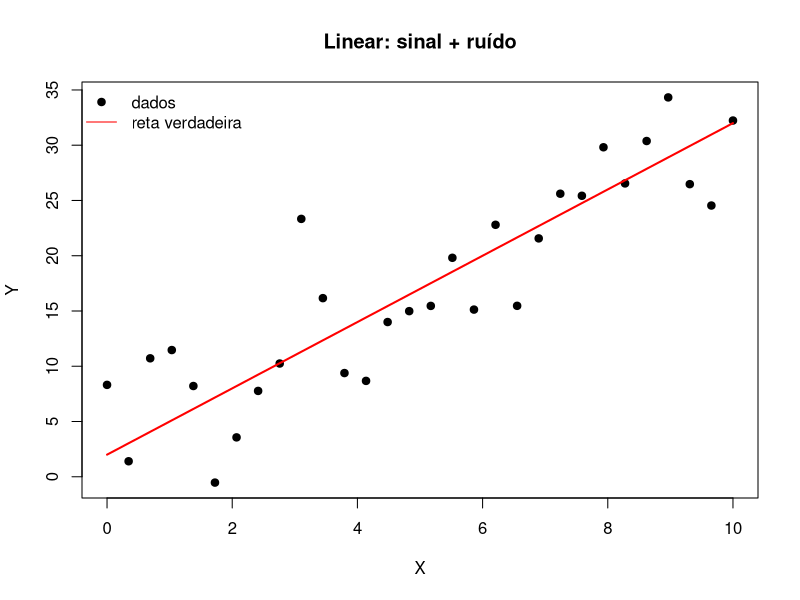
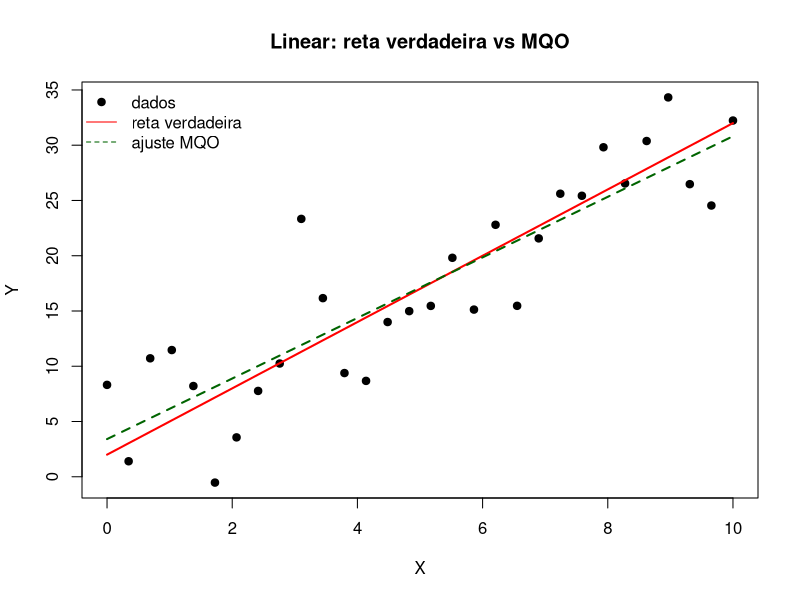
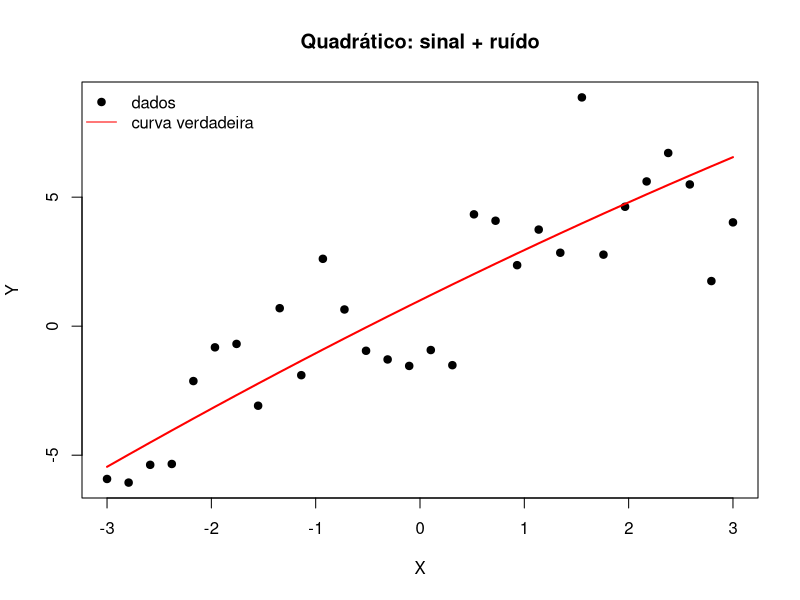
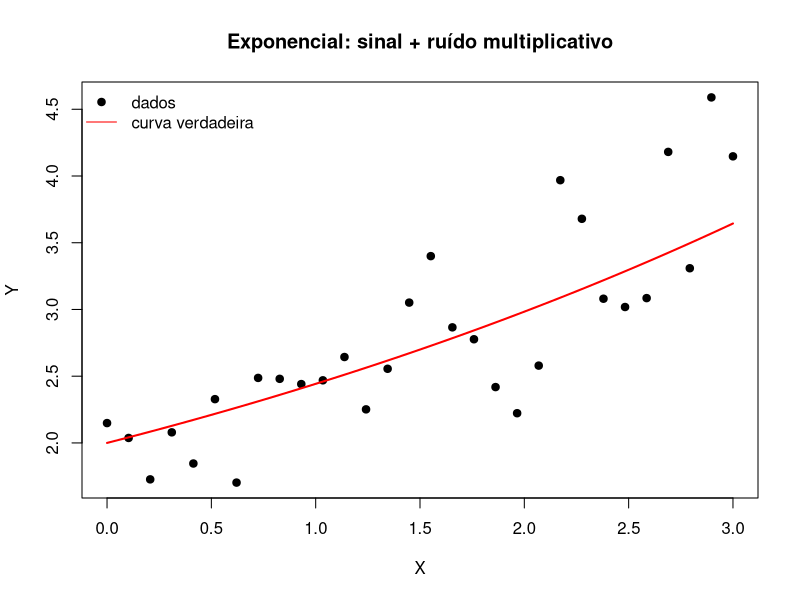
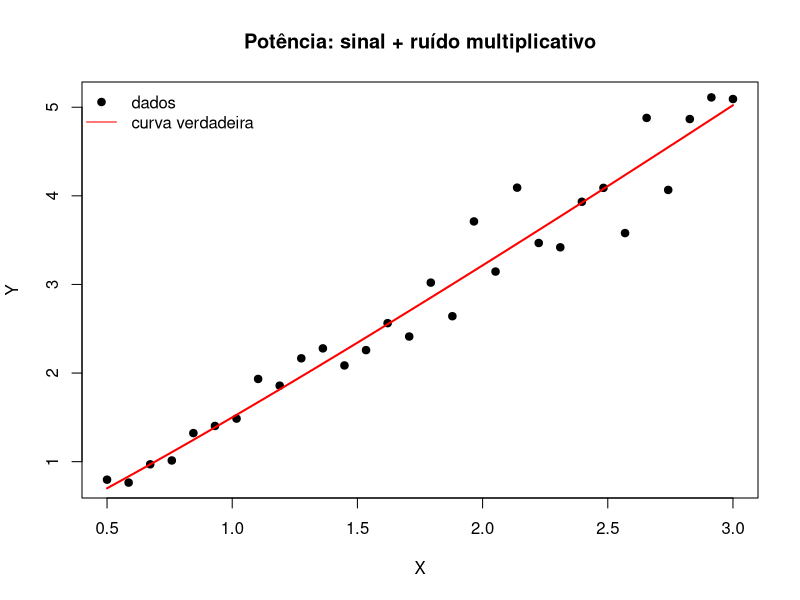
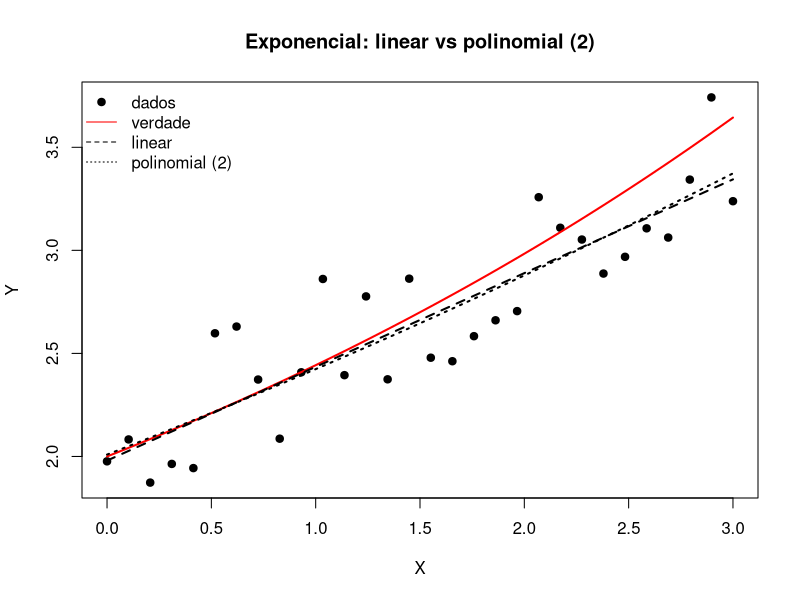
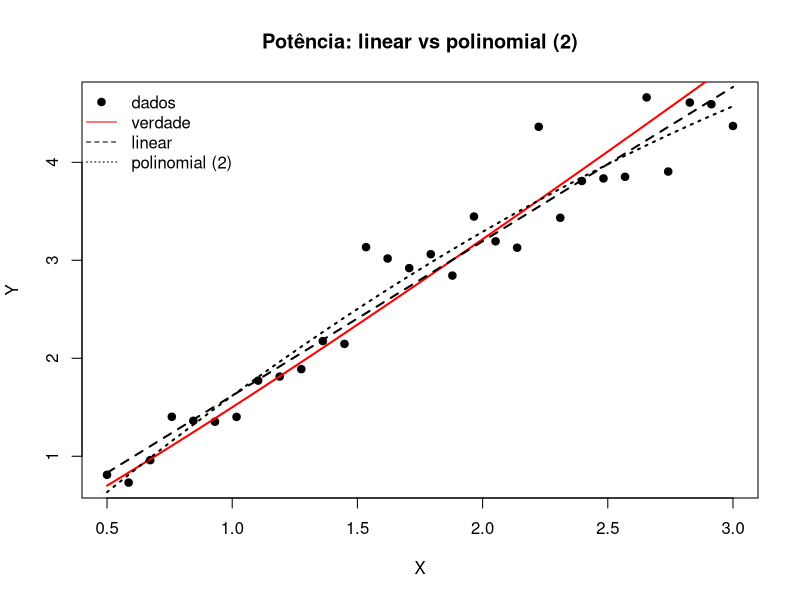

Recreate these plots in R, in order.
## ---- chunk 1
#| label: 2.CHUNK_01
#| echo: true
#| warning: false
#| message: false

# Preparação do ambiente (simples e reprodutível)
set.seed(0)
## ---- chunk 2
#| label: 2.CHUNK_02
#| echo: true
#| warning: false
#| message: false

# 2) Simular dados lineares simples
n <- 30
x <- seq(0, 10, length.out = n)
beta0 <- 2
beta1 <- 3
sigma <- 5

sinal <- beta0 + beta1*x
y <- sinal + rnorm(n, mean = 0, sd = sigma)

# Visualização: pontos + reta verdadeira
plot(x, y, pch = 19, xlab = "X", ylab = "Y",
     main = "Linear: sinal + ruído")
lines(x, sinal, col = "red", lwd = 2)
legend("topleft", legend = c("dados", "reta verdadeira"),
       pch = c(19, NA), lty = c(NA, 1), col = c("black", "red"), bty = "n")

# Correlação
cor_xy <- cor(x, y)
cor_xy
## ---- chunk 3
#| label: 2.CHUNK_03
#| echo: true
#| warning: false
#| message: false

# 3) Ajustar reta por MQO (OLS)
mod_lin <- lm(y ~ x)

# Resumo do ajuste
summary(mod_lin)

# Visualização: dados + reta verdadeira + reta ajustada
plot(x, y, pch = 19, xlab = "X", ylab = "Y",
     main = "Linear: reta verdadeira vs MQO")
lines(x, sinal, col = "red", lwd = 2)
lines(x, fitted(mod_lin), col = "darkgreen", lwd = 2, lty = 2)

legend("topleft",
       legend = c("dados", "reta verdadeira", "ajuste MQO"),
       pch = c(19, NA, NA),
       lty = c(NA, 1, 2),
       col = c("black", "red", "darkgreen"),
       bty = "n")
## ---- chunk 4
#| label: 2.CHUNK_04
#| echo: true
#| warning: false
#| message: false

# 4) Modelo polinomial quadrático (sinal não linear)
n <- 30
x <- seq(-3, 3, length.out = n)
sigma <- 2

sinal <- 1 + 2*x - 0.05*x^2
y <- sinal + rnorm(n, mean = 0, sd = sigma)

# Visualização: pontos + curva verdadeira
plot(x, y, pch = 19, xlab = "X", ylab = "Y",
     main = "Quadrático: sinal + ruído")
lines(x, sinal, col = "red", lwd = 2)
legend("topleft", legend = c("dados", "curva verdadeira"),
       pch = c(19, NA), lty = c(NA, 1), col = c("black", "red"), bty = "n")

# Correlação (linear) pode enganar em relação não linear
cor(x, y)
## ---- chunk 5
#| label: 2.CHUNK_05
#| echo: true
#| warning: false
#| message: false

# 5) Modelo exponencial com ruído multiplicativo
n <- 30
x <- seq(0, 3, length.out = n)

a <- 2
b <- 0.2
sigma_log <- 0.2  # ruído no log (multiplicativo em Y)

sinal <- a * exp(b*x)
y <- sinal * exp(rnorm(n, mean = 0, sd = sigma_log))

# Visualização
plot(x, y, pch = 19, xlab = "X", ylab = "Y",
     main = "Exponencial: sinal + ruído multiplicativo")
lines(x, sinal, col = "red", lwd = 2)
legend("topleft", legend = c("dados", "curva verdadeira"),
       pch = c(19, NA), lty = c(NA, 1), col = c("black", "red"), bty = "n")

# Correlação
cor(x, y)
## ---- chunk 6
#| label: 2.CHUNK_06
#| echo: true
#| warning: false
#| message: false

# 6) Modelo potência com ruído multiplicativo
n <- 30
x <- seq(0.5, 3, length.out = n)

alpha <- 1.5
expoente <- 1.1
sigma_log <- 0.1

sinal <- alpha * (x^expoente)
y <- sinal * exp(rnorm(n, mean = 0, sd = sigma_log))

# Visualização
plot(x, y, pch = 19, xlab = "X", ylab = "Y",
     main = "Potência: sinal + ruído multiplicativo")
lines(x, sinal, col = "red", lwd = 2)
legend("topleft", legend = c("dados", "curva verdadeira"),
       pch = c(19, NA), lty = c(NA, 1), col = c("black", "red"), bty = "n")

# Correlação
cor(x, y)
## ---- chunk 7
#| label: 2.CHUNK_07
#| echo: true
#| warning: false
#| message: false

# 7) Exponencial — comparar ajuste linear vs polinomial (grau 2)
n <- 30
x <- seq(0, 3, length.out = n)

a <- 2.0
b <- 0.2        # depois teste 0.8 e 1.5
sigma_log <- 0.1

sinal <- a * exp(b*x)
y <- sinal * exp(rnorm(n, mean = 0, sd = sigma_log))

# Ajustes
mod_lin <- lm(y ~ x)
mod_poly <- lm(y ~ x + I(x^2))

# Comparação visual
plot(x, y, pch = 19, xlab = "X", ylab = "Y",
     main = "Exponencial: linear vs polinomial (2)")
lines(x, sinal, col = "red", lwd = 2)
lines(x, fitted(mod_lin), lwd = 2, lty = 2)
lines(x, fitted(mod_poly), lwd = 2, lty = 3)

legend("topleft",
       legend = c("dados", "verdade", "linear", "polinomial (2)"),
       pch = c(19, NA, NA, NA),
       lty = c(NA, 1, 2, 3),
       col = c("black", "red", "black", "black"),
       bty = "n")

# R² (comparação rápida)
c(R2_linear = summary(mod_lin)$r.squared,
  R2_polinomial2 = summary(mod_poly)$r.squared)
## ---- chunk 8
#| label: 2.CHUNK_08
#| echo: true
#| warning: false
#| message: false

# 8) Potência — comparar ajuste linear vs polinomial (grau 2)
n <- 30
x <- seq(0.5, 3, length.out = n)

alpha <- 1.5
expoente <- 1.1   # depois teste 2.5 e 3.5
sigma_log <- 0.1

sinal <- alpha * (x^expoente)
y <- sinal * exp(rnorm(n, mean = 0, sd = sigma_log))

# Ajustes
mod_lin <- lm(y ~ x)
mod_poly <- lm(y ~ x + I(x^2))

# Comparação visual
plot(x, y, pch = 19, xlab = "X", ylab = "Y",
     main = "Potência: linear vs polinomial (2)")
lines(x, sinal, col = "red", lwd = 2)
lines(x, fitted(mod_lin), lwd = 2, lty = 2)
lines(x, fitted(mod_poly), lwd = 2, lty = 3)

legend("topleft",
       legend = c("dados", "verdade", "linear", "polinomial (2)"),
       pch = c(19, NA, NA, NA),
       lty = c(NA, 1, 2, 3),
       col = c("black", "red", "black", "black"),
       bty = "n")

# R² (comparação rápida)
c(R2_linear = summary(mod_lin)$r.squared,
  R2_polinomial2 = summary(mod_poly)$r.squared)
